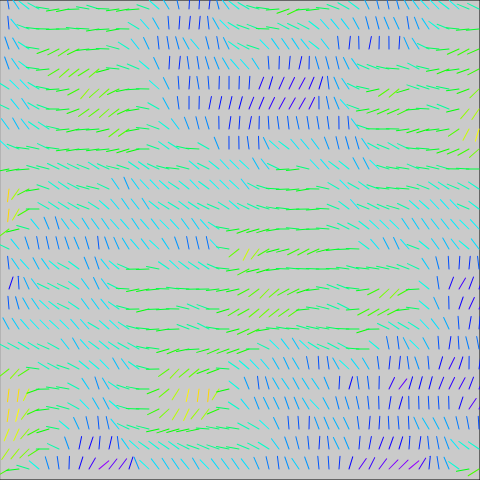
Frame 1 (no input)
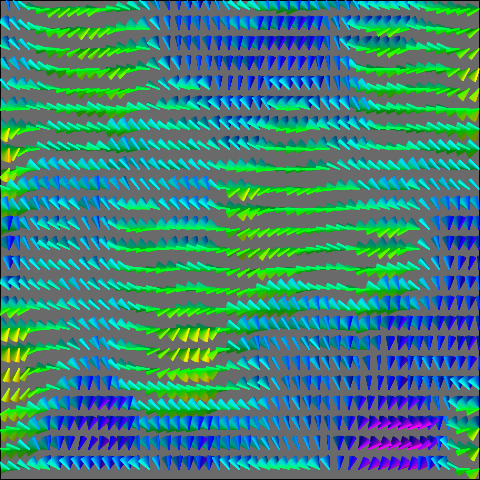
Frame 60 (no input)
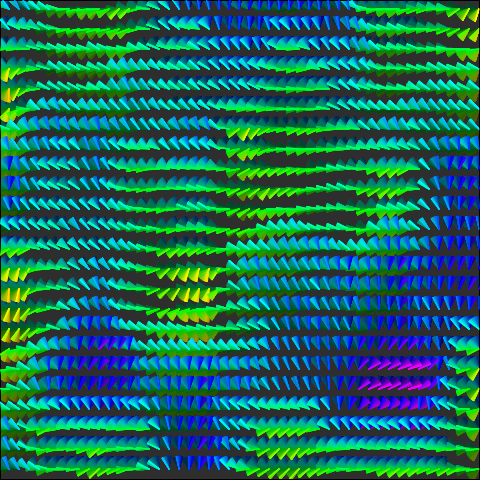
Frame 120 (the mouse pressed at the canvas centre since frame 60)

The p5.js sketch that drew these frames (run headless with seeded random() and noise() and a simulated clock; from frame 60 on, the mouse is pressed at the canvas centre):

// p5.js sketch
// ── sketch.js
// NoiseLines (p5.js 2.3.4 port of a #p5t Processing sketch)
// https://github.com/madparker/-p5t/blob/main/%23p5t/ArtSketch/11_08_2020/NoiseLines/NoiseLines.pde
// #p5t/ArtSketch/11_08_2020/NoiseLines/NoiseLines.pde

let n = 480,
  f = 0;
let x, y, a;

function draw() {
  f++;
  colorMode(HSB, 99);
  fill(0, 1);
  rect(0, 0, 480, 480);
  for (x = 9; x < n; x += 10)
    for (y = 9; y < n; y += 20) {
      a = noise(x / 99, (y + f) / 99);
      push();
      translate(x, y);
      rotate(a * TAU);
      stroke(a * 99, 99, 99);
      line(0, 0, 9, 9);
      pop();
    }
}
//#p5t

function setup() {
  createCanvas(480, 480);
  background(204); // Processing default background
}

// ---- Original Processing source: #p5t/ArtSketch/11_08_2020/NoiseLines/NoiseLines.pde
/*
int n=480,f;
float x,y,a;
void draw(){f++;frame.setSize(n,n);colorMode(3,99);
  fill(0,1);rect(0,0,480,480);
  for(x=9;x<n;x+=10)for(y=9;y<n;y+=20){
   a=noise(x/99f,(y+f)/99f);
   push();
   translate(x,y);rotate(a*TAU);
   stroke(a*99,99,99);
   line(0,0,9,9);
   pop();}}//#p5t
   
   void setup(){size(480,480);}
*/
